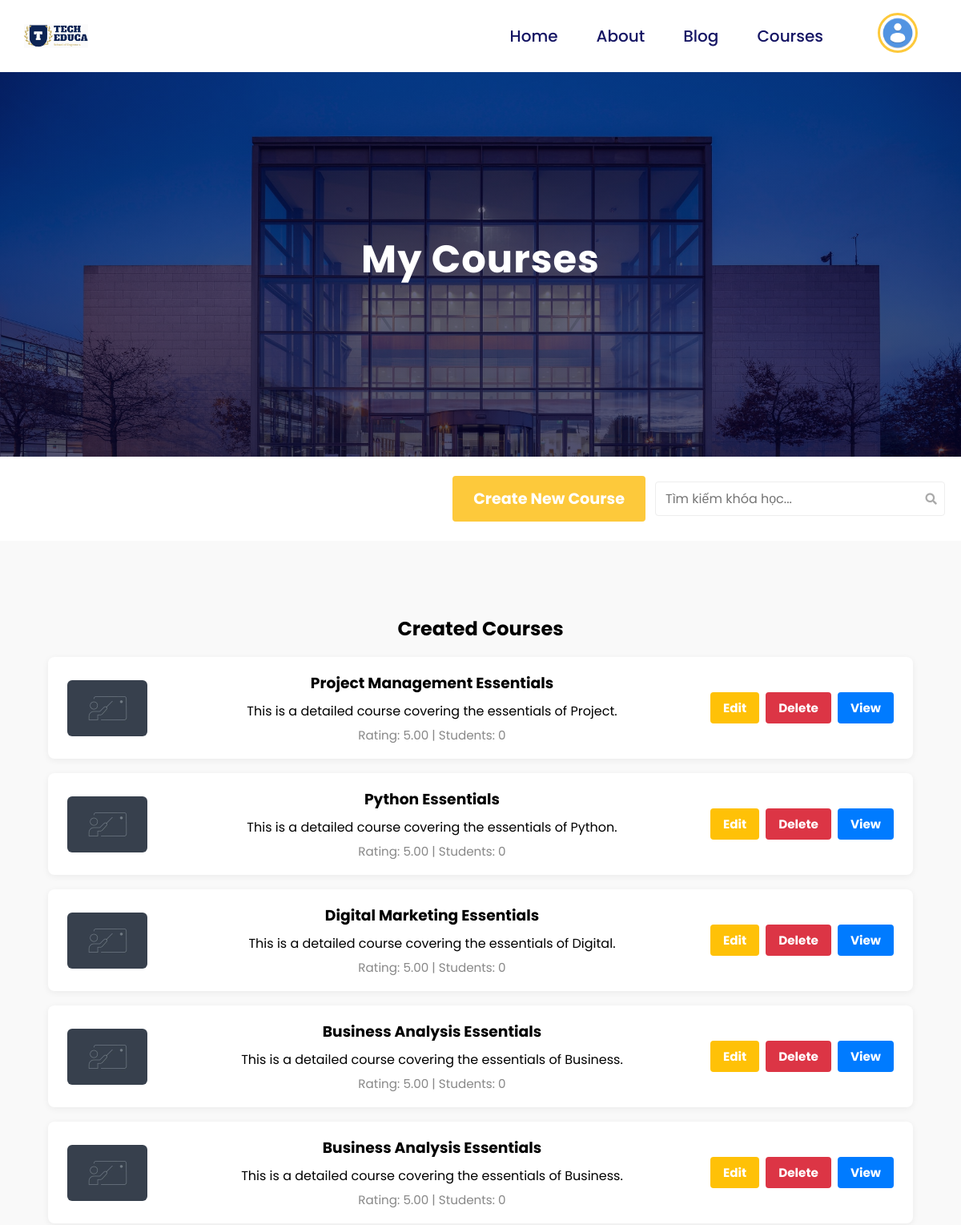
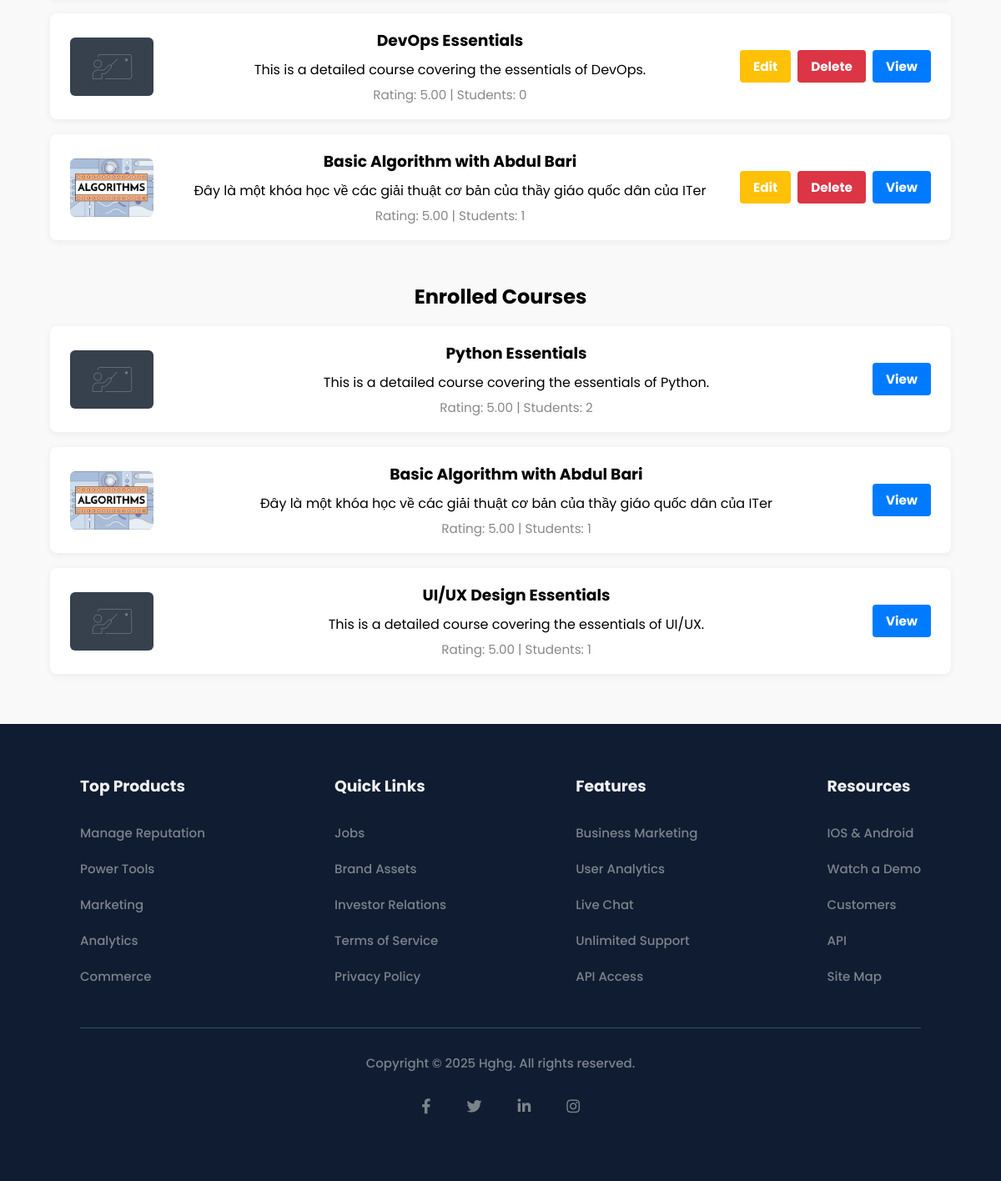
Screenshot of /my-courses/ (signed in) with the database file from the repository (2 pictures, top to bottom).
### app/models.py (models this page shows, shortened)
class Course(models.Model):
    courseID = models.AutoField(primary_key=True)  # Tự động tăng ID cho khóa học
    courseName = models.CharField(max_length=1000) # Tên khóa học
    thumbnail = models.ImageField(upload_to='thumbnails/', default="thumbnails/default-product-card.webp", null=True, blank=True)  # Thumbnail ảnh cho course
    description = models.TextField()  # Mô tả khóa học
    duration = models.CharField(max_length=100)  # Thời gian khóa học
    created_at = models.DateTimeField(auto_now_add=True)  # Ngày giờ khóa học được tạo
    level = models.CharField(max_length=50)  # Cấp độ khóa học (beginner, intermediate, advanced)
    language = models.CharField(max_length=50)  # Ngôn ngữ khóa học
    register_count = models.IntegerField(default=0)  # Số lượng người đăng ký khóa học
    rating = models.DecimalField(max_digits=3, decimal_places=2, default=5)  # Đánh giá khóa học (0-5)
    created_by = models.ForeignKey(
        "app.User",
        on_delete=models.SET_NULL,
        null=True,
        related_name="created_courses"
    )
    categories = models.ManyToManyField("app.CourseCategory", related_name="courses", blank=True)

### app/views.py (the view)
# urls.py: path('my-courses/', views.my_courses_view, name='my_courses'),
@login_required
def my_courses_view(request):
    enrollments = Enrollment.objects.filter(user=request.user).select_related('course')
    enrolled_courses = [enrollment.course for enrollment in enrollments]
    created_courses = list(Course.objects.filter(created_by=request.user))
    all_courses = enrolled_courses + created_courses
    courses_with_count = Course.objects.filter(pk__in=[c.pk for c in all_courses]).annotate(student_count=Count('enrollment'))
    course_dict = {c.pk: c for c in courses_with_count}
    enrolled_courses = [course_dict[c.pk] for c in enrolled_courses if c.pk in course_dict]
    created_courses = [course_dict[c.pk] for c in created_courses if c.pk in course_dict]
    return render(request, "app/my_courses.html", {
        "enrolled_courses": enrolled_courses,
        "created_courses": created_courses,
    })

### app/templates/app/my_courses.html (shortened to what this page needs)
{% load static %}
<!DOCTYPE html>
<html lang="en">
<head>
    <link rel="stylesheet" href="https://pro.fontawesome.com/releases/v5.10.0/css/all.css" />
    <link rel="stylesheet" href="{% static 'style.css' %}">
</head>
<body>
    {% include 'app/navigation.html' %}
    <section id="about-home">
        <h1>My Courses</h1>
    </section>
    {% if user.is_authenticated and user.role in "instructor,admin" %}
    <section style="text-align: right; margin: 24px 20px 24px 0; display: flex; justify-content: flex-end; align-items: center; gap: 12px;">
        <a href="{% url 'create_course' %}" class="btn" style="display: inline-block;">Create New Course</a>
        <div style="position: relative;">
            <input id="searchMyCoursesInput" type="text" placeholder="Tìm kiếm khóa học..." style="padding: 8px 32px 8px 12px; border-radius: 4px; border: 1px solid #eee; font-size: 1rem; min-width: 220px;">
            <span style="position: absolute; right: 10px; top: 50%; transform: translateY(-50%); color: #aaa; pointer-events: none;">
            </span>
        </div>
    </section>
    {% endif %}
    <section id="courses">
        <div id="course-list" style="display: flex; flex-direction: column; gap: 18px;">
            <h2 style="margin-top:32px;">Created Courses</h2>
            {% if created_courses %}
                {% for course in created_courses %}
                    <div class="course-row" style="display: flex; align-items: center; background: #fff; border-radius: 8px; box-shadow: 0 2px 8px rgba(0,0,0,0.06); padding: 18px 24px;">
                        {% if course.thumbnail %}
                            <img src="{{ course.thumbnail.url }}" alt="{{ course.courseName }}" style="width: 100px; height: 70px; object-fit: cover; border-radius: 6px; margin-right: 24px;">
                        {% else %}
                            <img src="/media/thumbnails/default-product-card.webp" alt="{{ course.courseName }}" style="width: 100px; height: 70px; object-fit: cover; border-radius: 6px; margin-right: 24px;">
                        {% endif %}
                        <div style="flex: 1;">
                            <h3 style="margin: 0 0 8px 0;">{{ course.courseName }}</h3>
                            <p style="margin: 0 0 6px 0;">{{ course.description|truncatewords:20 }}</p>
                            <p style="font-size: 0.95em; color: #888; margin: 0;">
                                Rating: {{ course.rating }} | Students: {{ course.student_count }}
                            </p>
                        </div>
                        <div style="display: flex; gap: 8px; margin-left: 16px;">
                            <a href="{% url 'edit_course' course.courseID %}" class="btn btn-sm" style="background: #ffc107; color: #fff;">Edit</a>
                            <form method="post" action="{% url 'delete_course' course.courseID %}" style="display:inline;" onsubmit="return confirm('Bạn có chắc chắn muốn xóa khóa học này?');">
                                <button type="submit" class="btn btn-sm" style="background: #dc3545; color: #fff;">Delete</button>
                            </form>
                            <a href="{% url 'course_detail' course.courseID %}" class="btn btn-sm" style="background: #007bff; color: #fff;">View</a>
                        </div>
                    </div>
                {% endfor %}
            {% else %}
                <p style="text-align: center;">You have not created any courses yet.</p>
            {% endif %}
            <h2 style="margin-top:32px;">Enrolled Courses</h2>
            {% if enrolled_courses %}
                {% for course in enrolled_courses %}
                    <div class="course-row" style="display: flex; align-items: center; background: #fff; border-radius: 8px; box-shadow: 0 2px 8px rgba(0,0,0,0.06); padding: 18px 24px;">
                        {% if course.thumbnail %}
                            <img src="{{ course.thumbnail.url }}" alt="{{ course.courseName }}" style="width: 100px; height: 70px; object-fit: cover; border-radius: 6px; margin-right: 24px;">
                        {% else %}
                            <img src="/media/thumbnails/default-product-card.webp" alt="{{ course.courseName }}" style="width: 100px; height: 70px; object-fit: cover; border-radius: 6px; margin-right: 24px;">
                        {% endif %}
                        <div style="flex: 1;">
                            <h3 style="margin: 0 0 8px 0;">{{ course.courseName }}</h3>
                            <p style="margin: 0 0 6px 0;">{{ course.description|truncatewords:20 }}</p>
                            <p style="font-size: 0.95em; color: #888; margin: 0;">
                                Rating: {{ course.rating }} | Students: {{ course.student_count }}
                            </p>
                        </div>
                        <div style="display: flex; gap: 8px; margin-left: 16px;">
                            <a href="{% url 'course_detail' course.courseID %}" class="btn btn-sm" style="background: #007bff; color: #fff;">View</a>
                        </div>
                    </div>
                {% endfor %}
            {% else %}
                <p style="text-align: center;">You have not enrolled in any courses yet.</p>
            {% endif %}
        </div>
    </section>
    {% include 'app/footer.html' %}
</body>
</html>

### static/style.css (style rules this page uses)
* { margin: 0; padding: 0; box-sizing: border-box; font-family: "Poppins", sans-serif; }
body { font-family: "Poppins", sans-serif; }
h1 { font-size: 2.5rem; font-weight: 700; color: rgb(35, 35, 85); }
span { font-size: 0.9rem; color: #757373; }
#courses { background-color: #f9f9f9; text-align: center; align-items: center; padding: 5vw 5vw 5vw 5vw; }
.btn { background-color: #FDC93B; color: #fff; border: 2px solid #FDC93B; padding: 1vw 2vw; border-radius: 5px; text-decoration: none; font-size: 1.2rem; font-weight: 500; transition: all 0.3s ease-in-out; }
#about-home { background-image: linear-gradient(rgba(9, 5, 54, 0.5), rgba(5, 4, 46, 0.7)), url("images/back1.jpg"); width: 100%; height: 60vh; display: flex; flex-direction: column; justify-content: center; align-items: center; text-align: center; padding: 5vw 8vw; background-color: #f9f9f9; background-size: cover; }
#about-home h1 { font-size: 3rem; color: #fff; margin-bottom: 1vw; letter-spacing: 1px; }

### app/templates/app/my_courses.html (style rules this page uses)
.btn { background: #FDC93B; color: #fff; font-weight: bold; border: 2px solid #FDC93B; padding: 12px 24px; border-radius: 4px; cursor: pointer; transition: background 0.2s, color 0.2s; box-sizing: border-box; display: inline-block; }
.btn.btn-sm { padding: 6px 14px; font-size: 0.95em; }
.btn[style*="background: #ffc107"] { border-color: #ffc107; }
.btn[style*="background: #dc3545"] { border-color: #dc3545; }
.btn[style*="background: #007bff"] { border-color: #007bff; }

### rows the page displays
Course: courseName "Project Management Essentials", description "This is a detailed course covering the essentials of Project.", rating "5.00", student_count "0"
Course: courseName "Python Essentials", description "This is a detailed course covering the essentials of Python.", rating "5.00", student_count "0"
Course: courseName "Digital Marketing Essentials", description "This is a detailed course covering the essentials of Digital.", rating "5.00", student_count "0"
Course: thumbnail (placeholder picture), courseName "Business Analysis Essentials", description "This is a detailed course covering the essentials of Business.", rating "5.00", student_count "0"
Course: thumbnail (placeholder picture), courseName "Business Analysis Essentials", description "This is a detailed course covering the essentials of Business.", rating "5.00", student_count "0"
Course: thumbnail (placeholder picture), courseName "DevOps Essentials", description "This is a detailed course covering the essentials of DevOps.", rating "5.00", student_count "0"
Course: thumbnail (placeholder picture), courseName "Basic Algorithm with Abdul Bari", description "Đây là một khóa học về các giải thuật cơ bản của thầy giáo quốc dân của ITer", rating "5.00", student_count "1"
Course: courseName "Python Essentials", description "This is a detailed course covering the essentials of Python.", rating "5.00", student_count "2"
Course: thumbnail (placeholder picture), courseName "UI/UX Design Essentials", description "This is a detailed course covering the essentials of UI/UX.", rating "5.00", student_count "1"
